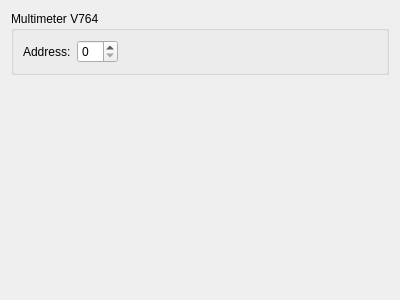
<?xml version="1.0" encoding="UTF-8"?>
<ui version="4.0">
 <class>Worker_fake_v764</class>
 <widget class="QWidget" name="Worker_fake_v764">
  <property name="geometry">
   <rect>
    <x>0</x>
    <y>0</y>
    <width>400</width>
    <height>300</height>
   </rect>
  </property>
  <property name="windowTitle">
   <string>Form</string>
  </property>
  <layout class="QVBoxLayout" name="verticalLayout">
   <item>
    <widget class="QGroupBox" name="groupBox">
     <property name="sizePolicy">
      <sizepolicy hsizetype="Preferred" vsizetype="Fixed">
       <horstretch>0</horstretch>
       <verstretch>0</verstretch>
      </sizepolicy>
     </property>
     <property name="title">
      <string>Multimeter V764</string>
     </property>
     <layout class="QHBoxLayout" name="horizontalLayout_2">
      <item>
       <widget class="QLabel" name="label">
        <property name="text">
         <string>Address:</string>
        </property>
       </widget>
      </item>
      <item>
       <widget class="QSpinBox" name="sb_address"/>
      </item>
      <item>
       <spacer name="horizontalSpacer_2">
        <property name="orientation">
         <enum>Qt::Horizontal</enum>
        </property>
        <property name="sizeHint" stdset="0">
         <size>
          <width>40</width>
          <height>20</height>
         </size>
        </property>
       </spacer>
      </item>
     </layout>
    </widget>
   </item>
   <item>
    <widget class="LogBox" name="log_widget" native="true"/>
   </item>
  </layout>
 </widget>
 <customwidgets>
  <customwidget>
   <class>LogBox</class>
   <extends>QWidget</extends>
   <header>logbox.hpp</header>
   <container>1</container>
  </customwidget>
 </customwidgets>
 <resources/>
 <connections/>
</ui>
